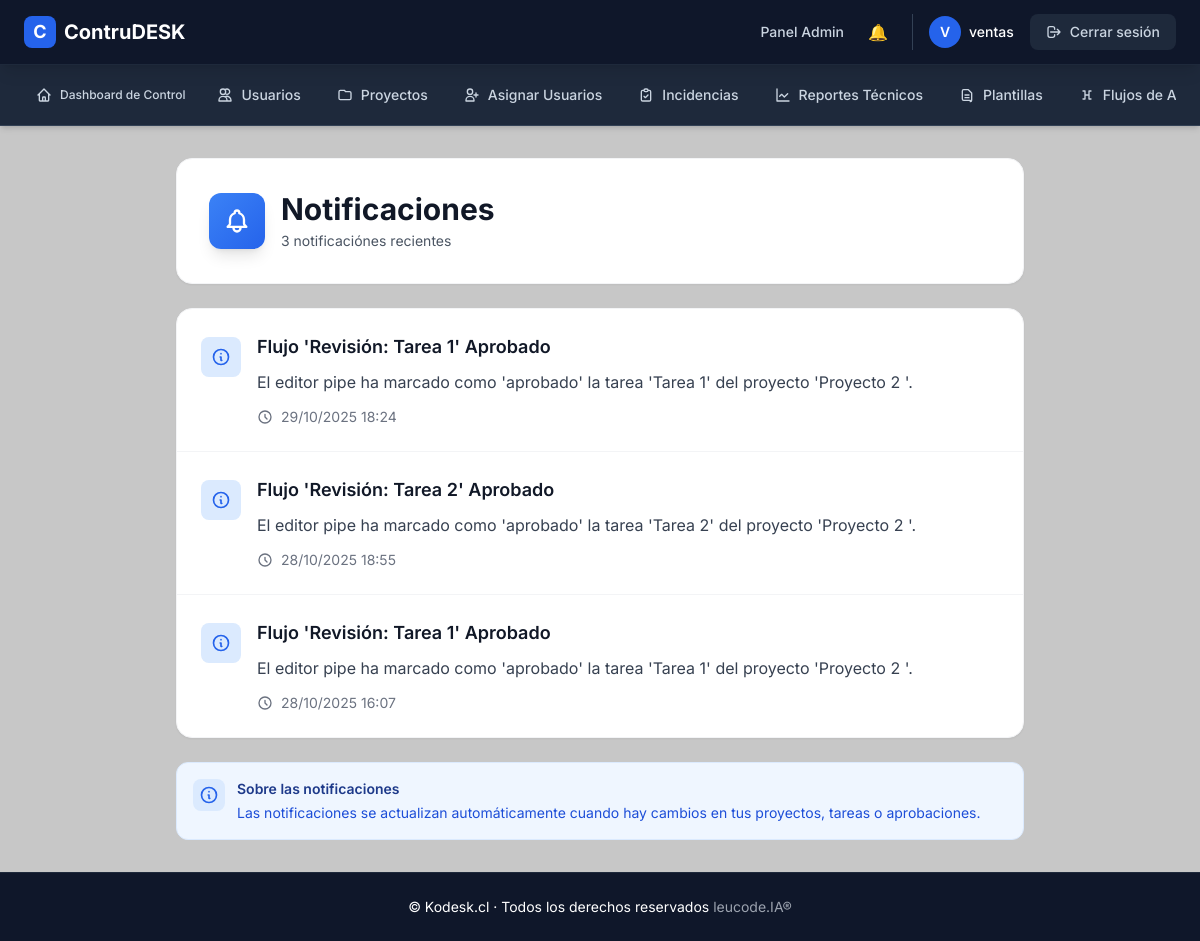
Screenshot of /admin/notificaciones (signed in) with the database file from the repository.
### app/models.py (models this page shows, shortened)
class AdminUser(UserMixin, db.Model):
    __tablename__ = "admin_users"
    id = db.Column(db.Integer, primary_key=True)
    nombre = db.Column(db.String(120), nullable=False)
    email = db.Column(db.String(120), unique=True, nullable=False)
    password_hash = db.Column(db.String(255), nullable=False)
    roles = db.relationship('Role', secondary='user_roles', backref=db.backref('users', lazy='dynamic'))
    def has_role(self, role_name):
        return any(role.name == role_name for role in self.roles)
    @property
    def is_authenticated(self):
        return True

class SystemNotification(db.Model):
    __tablename__ = 'system_notifications'
    id = db.Column(db.Integer, primary_key=True)
    title = db.Column(db.String(150), nullable=False)
    message = db.Column(db.Text, nullable=False)
    user_id = db.Column(db.Integer, db.ForeignKey('admin_users.id'), nullable=True)
    read = db.Column(db.Boolean, default=False)
    created_at = db.Column(db.DateTime, default=datetime.utcnow)
    user = db.relationship('AdminUser', backref='system_notifications')

### app/routes/admin.py (the view)
@admin_bp.route('/notificaciones')
@login_required
def notificaciones():
    from app.models import SystemNotification
    notificaciones = (
        SystemNotification.query
        .filter_by(user_id=current_user.id)
        .order_by(SystemNotification.created_at.desc())
        .all()
    )
    SystemNotification.query.filter_by(user_id=current_user.id, read=False).update({"read": True})
    db.session.commit()
    return render_template('admin/notificaciones.html', notificaciones=notificaciones)

### app/templates/admin/notificaciones.html (shortened to what this page needs)
{% extends "layout.html" %}
{% block content %}
<div class="container mx-auto px-4 sm:px-6 py-6 sm:py-8 max-w-4xl">
  <div class="bg-white rounded-2xl shadow-sm border border-gray-100 p-6 sm:p-8 mb-6">
    <div class="flex items-center gap-4">
      <div class="w-14 h-14 bg-gradient-to-br from-blue-500 to-blue-600 rounded-xl flex items-center justify-center shadow-lg flex-shrink-0 relative">
      </div>
      <div>
        <h1 class="text-2xl sm:text-3xl font-bold text-gray-900">Notificaciones</h1>
        <p class="text-gray-600 text-sm mt-1">
          {% if notificaciones %}
            {{ notificaciones|length }} notificación{{ 'es' if notificaciones|length != 1 }} reciente{{ 's' if notificaciones|length != 1 }}
          {% else %}
            No hay notificaciones nuevas
          {% endif %}
        </p>
      </div>
    </div>
  </div>
  <div class="bg-white rounded-2xl shadow-sm border border-gray-100 overflow-hidden">
    {% if notificaciones %}
      <div class="divide-y divide-gray-100">
        {% for n in notificaciones %}
        <div class="p-5 sm:p-6 hover:bg-gray-50 transition-colors duration-150">
          <div class="flex items-start gap-4">
            <div class="w-10 h-10 bg-blue-100 rounded-lg flex items-center justify-center flex-shrink-0 mt-1">
              <svg class="w-5 h-5 text-blue-600" fill="none" stroke="currentColor" viewBox="0 0 24 24">
                <path stroke-linecap="round" stroke-linejoin="round" stroke-width="2" d="M13 16h-1v-4h-1m1-4h.01M21 12a9 9 0 11-18 0 9 9 0 0118 0z"/>
              </svg>
            </div>
            <div class="flex-1 min-w-0">
              <h3 class="font-semibold text-gray-900 text-lg mb-2">{{ n.title }}</h3>
              <p class="text-gray-700 leading-relaxed mb-3">{{ n.message }}</p>
              <div class="flex items-center gap-2 text-sm text-gray-500">
                <svg class="w-4 h-4" fill="none" stroke="currentColor" viewBox="0 0 24 24">
                  <path stroke-linecap="round" stroke-linejoin="round" stroke-width="2" d="M12 8v4l3 3m6-3a9 9 0 11-18 0 9 9 0 0118 0z"/>
                </svg>
                {{ n.created_at.strftime('%d/%m/%Y %H:%M') }}
              </div>
            </div>
          </div>
        </div>
        {% endfor %}
      </div>
    {% endif %}
  </div>
  {% if notificaciones %}
  <div class="mt-6 bg-blue-50 rounded-xl border border-blue-100 p-4">
    <div class="flex items-start gap-3">
      <div class="w-8 h-8 bg-blue-100 rounded-lg flex items-center justify-center flex-shrink-0">
        <svg class="w-5 h-5 text-blue-600" fill="none" stroke="currentColor" viewBox="0 0 24 24">
          <path stroke-linecap="round" stroke-linejoin="round" stroke-width="2" d="M13 16h-1v-4h-1m1-4h.01M21 12a9 9 0 11-18 0 9 9 0 0118 0z"/>
        </svg>
      </div>
      <div class="flex-1">
        <h4 class="text-sm font-semibold text-blue-900 mb-1">Sobre las notificaciones</h4>
        <p class="text-sm text-blue-700">Las notificaciones se actualizan automáticamente cuando hay cambios en tus proyectos, tareas o aprobaciones.</p>
      </div>
    </div>
  </div>
  {% endif %}
</div>
{% endblock %}

### app/templates/layout.html (shortened to what this page needs)
<!DOCTYPE html>
<html lang="es">
<head>
  <script src="https://cdn.tailwindcss.com"></script>
</head>
<body class="min-h-screen flex flex-col">
  <header class="w-full bg-slate-900 border-b border-slate-800 sticky top-0 z-50 shadow-lg">
    <div class="max-w-full mx-auto px-3 sm:px-4 lg:px-6">
      <div class="flex items-center justify-between h-16">
        <a href="{{ url_for('main.index') }}" class="flex items-center gap-2 group">
          <div class="w-8 h-8 bg-blue-600 rounded-lg flex items-center justify-center group-hover:bg-blue-700 transition-colors">
            <span class="text-white font-bold text-lg">C</span>
          </div>
          <span class="text-xl font-bold text-white hidden sm:inline">
            ContruDESK
          </span>
        </a>
        <nav class="hidden lg:flex items-center gap-6">
          {% if current_user.is_authenticated %}
            {% if current_user.has_role('admin') %}
              <a href="{{ url_for('admin.admin_dashboard') }}" class="text-sm text-slate-300 hover:text-white transition-colors font-medium">
                Panel Admin
              </a>
              <a href="{{ url_for('admin.notificaciones') }}" class="relative">
                🔔
                {% set unread = current_user.system_notifications | selectattr("read", "equalto", False) | list | length %}
              </a>
            {% elif current_user.has_role('editor') %}
              <a href="{{ url_for('editor.editor_dashboard') }}" class="text-sm text-slate-300 hover:text-white transition-colors font-medium">
                Dashboard Editor
              </a>
            {% elif current_user.has_role('miembro') %}
              <a href="{{ url_for('miembro.miembro_dashboard') }}" class="text-sm text-slate-300 hover:text-white transition-colors font-medium">
                Dashboard Miembro
              </a>
            {% elif current_user.has_role('lector') %}
            {% else %}
              <a href="{{ url_for('main.index') }}" class="text-sm text-slate-300 hover:text-white transition-colors font-medium">
                Inicio
              </a>
            {% endif %}
            <div class="flex items-center gap-4 pl-4 border-l border-slate-700">
              <div class="flex items-center gap-2">
                <div class="w-8 h-8 bg-blue-600 rounded-full flex items-center justify-center">
                  <span class="text-white text-sm font-semibold">{{ current_user.nombre[0]|upper }}</span>
                </div>
                <span class="text-sm text-white font-medium">{{ current_user.nombre }}</span>
              </div>
              <a href="{{ url_for('auth.logout') }}" class="inline-flex items-center gap-2 px-4 py-2 bg-slate-800 hover:bg-slate-700 text-slate-300 hover:text-white rounded-lg text-sm font-medium transition-colors">
                <svg class="w-4 h-4" fill="none" stroke="currentColor" viewBox="0 0 24 24">
                  <path stroke-linecap="round" stroke-linejoin="round" stroke-width="2" d="M17 16l4-4m0 0l-4-4m4 4H7m6 4v1a3 3 0 01-3 3H6a3 3 0 01-3-3V7a3 3 0 013-3h4a3 3 0 013 3v1"/>
                </svg>
                Cerrar sesión
              </a>
            </div>
          {% else %}
            <a href="{{ url_for('auth.login') }}" class="inline-flex items-center gap-2 px-4 py-2 bg-blue-600 hover:bg-blue-700 text-white rounded-lg text-sm font-semibold transition-colors">
              Iniciar Sesión
            </a>
          {% endif %}
        </nav>
      </div>
    </div>
  </header>
  {% if current_user.is_authenticated %}
    <nav class="bg-slate-800 border-b border-slate-700 shadow-md">
      <div class="max-w-full mx-auto px-3 sm:px-4 lg:px-6">
        <div class="hidden md:flex items-center gap-1 py-3 overflow-x-auto">
          {% if current_user.has_role('admin') %}
            <a href="{{ url_for('admin.dashboard_control') }}" class="inline-flex items-center gap-2 px-3 py-2 text-xs font-medium text-slate-300 hover:text-white hover:bg-slate-700 rounded-lg transition-colors whitespace-nowrap">
                <svg class="w-4 h-4" fill="none" stroke="currentColor" viewBox="0 0 24 24">
                  <path stroke-linecap="round" stroke-linejoin="round" stroke-width="2" d="M3 12l2-2m0 0l7-7 7 7M5 10v10a1 1 0 001 1h3m10-11l2 2m-2-2v10a1 1 0 01-1 1h-3m-6 0a1 1 0 001-1v-4a1 1 0 011-1h2a1 1 0 011 1v4a1 1 0 001 1m-6 0h6"/>
                </svg>
                Dashboard de Control
            </a>
            <a href="{{ url_for('admin.usuarios') }}" class="inline-flex items-center gap-2 px-4 py-2 text-sm font-medium text-slate-300 hover:text-white hover:bg-slate-700 rounded-lg transition-colors whitespace-nowrap">
              <svg class="w-4 h-4" fill="none" stroke="currentColor" viewBox="0 0 24 24">
                <path stroke-linecap="round" stroke-linejoin="round" stroke-width="2" d="M12 4.354a4 4 0 110 5.292M15 21H3v-1a6 6 0 0112 0v1zm0 0h6v-1a6 6 0 00-9-5.197M13 7a4 4 0 11-8 0 4 4 0 018 0z"/>
              </svg>
              Usuarios
            </a>
            <a href="{{ url_for('admin.list_projects') }}" class="inline-flex items-center gap-2 px-4 py-2 text-sm font-medium text-slate-300 hover:text-white hover:bg-slate-700 rounded-lg transition-colors whitespace-nowrap">
              <svg class="w-4 h-4" fill="none" stroke="currentColor" viewBox="0 0 24 24">
                <path stroke-linecap="round" stroke-linejoin="round" stroke-width="2" d="M3 7v10a2 2 0 002 2h14a2 2 0 002-2V9a2 2 0 00-2-2h-6l-2-2H5a2 2 0 00-2 2z"/>
              </svg>
              Proyectos
            </a>
            <a href="{{ url_for('admin.assign_user_to_project') }}" class="inline-flex items-center gap-2 px-4 py-2 text-sm font-medium text-slate-300 hover:text-white hover:bg-slate-700 rounded-lg transition-colors whitespace-nowrap">
              <svg class="w-4 h-4" fill="none" stroke="currentColor" viewBox="0 0 24 24">
                <path stroke-linecap="round" stroke-linejoin="round" stroke-width="2" d="M18 9v3m0 0v3m0-3h3m-3 0h-3m-2-5a4 4 0 11-8 0 4 4 0 018 0zM3 20a6 6 0 0112 0v1H3v-1z"/>
              </svg>
              Asignar Usuarios
            </a>
            <a href="{{ url_for('admin.listar_incidencias') }}" class="inline-flex items-center gap-2 px-4 py-2 text-sm font-medium text-slate-300 hover:text-white hover:bg-slate-700 rounded-lg transition-colors whitespace-nowrap">
              <svg class="w-4 h-4" fill="none" stroke="currentColor" viewBox="0 0 24 24">
                <path stroke-linecap="round" stroke-linejoin="round" stroke-width="2" d="M9 5H7a2 2 0 00-2 2v12a2 2 0 002 2h10a2 2 0 002-2V7a2 2 0 00-2-2h-2M9 5a2 2 0 002 2h2a2 2 0 002-2M9 5a2 2 0 012-2h2a2 2 0 012 2m-6 9l2 2 4-4"/>
              </svg>
              Incidencias
            </a>
            <a href="{{ url_for('admin.ver_reportes') }}"
              class="inline-flex items-center gap-2 px-4 py-2 text-sm font-medium text-slate-300
                      hover:text-white hover:bg-slate-700 rounded-lg transition-colors whitespace-nowrap">
              <svg xmlns="http://www.w3.org/2000/svg"
                  fill="none" viewBox="0 0 24 24" stroke-width="2" stroke="currentColor"
                  class="w-4 h-4">
                <path stroke-linecap="round" stroke-linejoin="round"
                      d="M3 3v18h18M7 14l3-3 4 4 5-5"/>
              </svg>
              Reportes Técnicos
            </a>
            <a href="{{ url_for('admin.plantillas') }}"
              class="inline-flex items-center gap-2 px-4 py-2 text-sm font-medium text-slate-300
                      hover:text-white hover:bg-slate-700 rounded-lg transition-colors whitespace-nowrap">
              <svg xmlns="http://www.w3.org/2000/svg"
                  fill="none" viewBox="0 0 24 24" stroke-width="2" stroke="currentColor"
                  class="w-4 h-4">
                <path stroke-linecap="round" stroke-linejoin="round"
                      d="M9 12h6m-6 4h6m2 4H7a2 2 0 01-2-2V6a2 2 0 012-2h7l5 5v11a2 2 0 01-2 2z" />
              </svg>
              Plantillas
            </a>
            <a href="{{ url_for('admin.flujos_aprobacion') }}"
              class="inline-flex items-center gap-2 px-4 py-2 text-sm font-medium text-slate-300
                      hover:text-white hover:bg-slate-700 rounded-lg transition-colors whitespace-nowrap">
              <svg xmlns="http://www.w3.org/2000/svg"
                  fill="none" viewBox="0 0 24 24" stroke-width="2" stroke="currentColor"
                  class="w-4 h-4">
                <path stroke-linecap="round" stroke-linejoin="round"
                      d="M6 6h3m6 0h3m-9 0v12m6-12v12M6 18h3m6 0h3M9 12h6" />
              </svg>
              Flujos de Aprobación
            </a>
          {% endif %}
        </div>
      </div>
    </nav>
  {% endif %}
  <main class="flex-grow">
    {% block content %}{% endblock %}
  </main>
  <footer class="bg-slate-900 border-t border-slate-800 mt-auto">
    <div class="max-w-full mx-auto px-3 sm:px-4 lg:px-6 py-6">
      <div class="text-center">
        <p class="text-white text-sm">
          © {{ config.STORE_NAME or "Kodesk.cl" }} · Todos los derechos reservados
          <span class="text-gray-400">leucode.IA®</span>
        </p>
      </div>
    </div>
  </footer>
</body>
</html>

### app/templates/layout.html (style rules this page uses)
body { font-family: 'Inter', sans-serif !important; background-color: #c7c7c7 !important; }

### rows the page displays
AdminUser: nombre "V", nombre "ventas"
SystemNotification: title "Flujo 'Revisión: Tarea 1' Aprobado", message "El editor pipe ha marcado como 'aprobado' la tarea 'Tarea 1' del proyecto 'Proyecto 2 '.", created_at "29/10/2025 18:24"
SystemNotification: title "Flujo 'Revisión: Tarea 2' Aprobado", message "El editor pipe ha marcado como 'aprobado' la tarea 'Tarea 2' del proyecto 'Proyecto 2 '.", created_at "28/10/2025 18:55"
SystemNotification: title "Flujo 'Revisión: Tarea 1' Aprobado", message "El editor pipe ha marcado como 'aprobado' la tarea 'Tarea 1' del proyecto 'Proyecto 2 '.", created_at "28/10/2025 16:07"

### other values shown
{{ notificaciones|length }} "3"
{{ 'es' if notificaciones|length != 1 }} "es"
{{ 's' if notificaciones|length != 1 }} "s"
{{ config.STORE_NAME or "Kodesk.cl" }} "Kodesk.cl"
